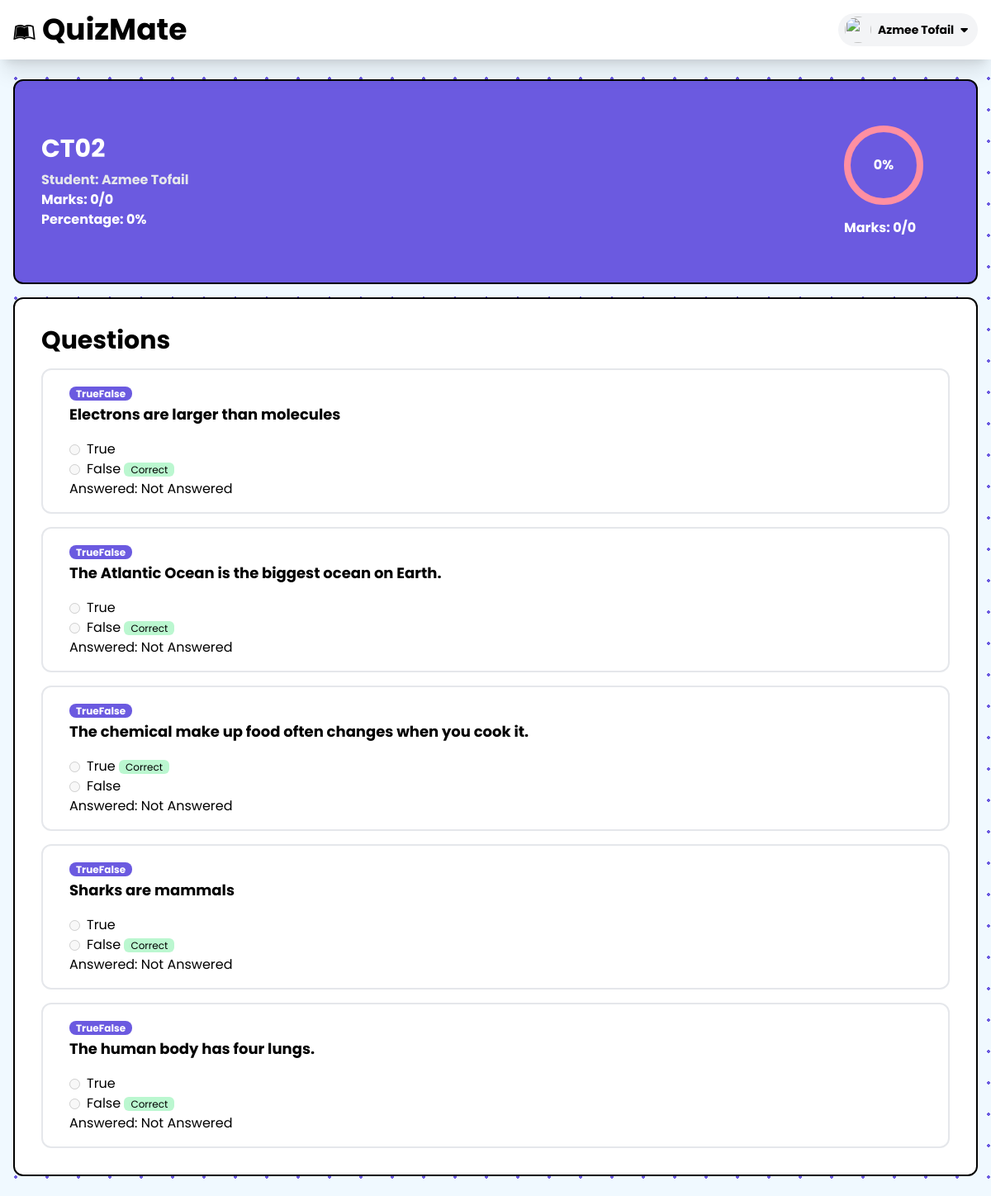
Page /home/exam/3/reportcard/6 (signed in) on the committed database.
### exam/models.py (models this page shows, shortened)
class Exam(models.Model):
    classes = models.ForeignKey(Class, related_name='exams', on_delete=models.CASCADE)
    name = models.CharField(max_length=100)
    date = models.DateField(default=None)
    start_time = models.TimeField(default=None)
    duration = models.IntegerField(default=60, null=True, blank=True)
    instruction = models.TextField(null=True, blank=True)

class AnswerSheet(models.Model):
    STATUS_TYPE = (
        ('NOT_STARTED', 'NOT_STARTED'),
        ('STARTED', 'STARTED'),
        ('SUBMITTED', 'SUBMITTED'),
    )
    exam = models.ForeignKey(Exam, related_name='answer_sheets', on_delete=models.CASCADE)
    student = models.ForeignKey(settings.AUTH_USER_MODEL, related_name='answersheets', on_delete=models.CASCADE)
    status = models.CharField(max_length=100, choices=STATUS_TYPE, default='NOT_STARTED')
    mark = models.IntegerField(default=0, null=True, blank=True)
    total_marks = models.IntegerField(default=0, null=True, blank=True)
    percentage = models.IntegerField(default=0, null=True, blank=True)

class Answer(models.Model):
    answersheet = models.ForeignKey(AnswerSheet, related_name='answers', on_delete=models.CASCADE)
    question = models.ForeignKey('Question', related_name='answers', on_delete=models.CASCADE)
    answer = models.TextField()
    is_correct = models.BooleanField(default=False)
    mark = models.IntegerField(default=(1 if is_correct else 0))
    answered = models.BooleanField(default=False)

class Question(models.Model):
    exam = models.ForeignKey(Exam, related_name='questions', on_delete=models.CASCADE)
    QUESTION_TYPE = (
        ('SingleMCQ', 'SingleMCQ'),
        ('MultipleMCQ', 'MultipleMCQ'),
        ('TrueFalse', 'TrueFalse'),
        ('Subjective', 'Subjective'),
    )
    question = models.TextField()
    question_type = models.CharField(max_length=100, choices=QUESTION_TYPE)
    mark = models.IntegerField(default=1)
    options = models.ManyToManyField('Option', related_name='questions', blank=True)

class Option(models.Model):
    option = models.TextField()
    is_correct = models.BooleanField(default=False)

### exam/views.py (the view)
# urls.py: path('exam/<int:exam_id>/reportcard', reportcardView, name='reportcard'),
def reportcardView(request,exam_id, student_id=None):
    if request.user.id == Exam.objects.get(id=exam_id).classes.teacher.id and not student_id:
        exam = Exam.objects.get(id=exam_id)
        if AnswerSheet.objects.filter(student=request.user.id).exists():
            AnswerSheet.objects.filter(student = request.user.id).delete()
        answersheet = AnswerSheet.objects.filter(exam=exam)
        data = {"exam": exam, "answersheet": answersheet}
        return render (request, 'exam/reportcard.html', data)
    elif request.user.id == Exam.objects.get(id=exam_id).classes.teacher.id and student_id:
        student_id = student_id
    else:
        student_id = request.user.id
    student = User.objects.get(id=student_id)
    exam = Exam.objects.get(id=exam_id)
    questions = Question.objects.filter(exam=exam_id)
    if not AnswerSheet.objects.filter(exam=exam, student=student_id).exists():
        AnswerSheet.objects.create(exam=Exam.objects.get(id=exam_id), student=request.user, status="SUBMITTED")
    answersheet = AnswerSheet.objects.get(exam=exam, student=student_id)
    for question in questions:
        if not (Answer.objects.filter(answersheet=answersheet, question=question).exists()):
            Answer.objects.create(answersheet=answersheet, question=question, answer="Not Answered", mark=0, is_correct=False, answered=False)
    answersheet = AnswerSheet.objects.get(exam=exam, student=student_id)
    a = Answer.objects.filter(answersheet=answersheet)
    data = {"exam": exam, "answersheet": answersheet, "answers": a, "student": student}
    return render(request, 'exam/singlereportcard.html', data)

### templates/exam/singlereportcard.html (shortened to what this page needs)
{%extends "exam/base.html" %} {% load static %} {% block content %}
<div class="max-w-7xl mx-auto my-2 p-4">
    <div class="card bg-primary w-full rounded-xl text-white font-bold border-2 border-black flex justify-between items-center">
        <div class="px-8 py-16">
            <h1 class="text-3xl font-bold">{{exam.name}}</h1>
            <p class="text-md mt-1 text-gray-200">
                Student: {{student.first_name}} {{student.last_name}}
            </p>
            <p>
                Marks: {{answersheet.mark}}/{{answersheet.total_marks}}
            </p>
            <p>
                Percentage: {{answersheet.percentage}}%
            </p>
        </div>
        <div class="pr-16">
            <div class="mb-4 h-24 w-24 rounded-full border-8 border-tertiary flex flex-col items-center justify-center font-bold">
                <span>{{answersheet.percentage}}%</span>
            </div>
            <span>
                Marks: {{answersheet.mark}}/{{answersheet.total_marks}}
            </span>
        </div>
    </div>
    <div>
        <div class="card bg-white w-full rounded-xl mt-4 border-2 border-black">
            <div class="p-8">
                <div class="flex justify-between items-center">
                    <h1 class="text-3xl font-bold">Questions</h1>
                </div>
                <div class="mt-4">
                    {% for answer in answers %}
                    <div class="card bg-white w-full rounded-xl mt-4 border-2">
                        <div class="px-8 py-4">
                            <span class="mb-1 bg-primary text-white font-bold rounded-lg px-2 text-xs" id="qtype{{question.id}}">{{answer.question.question_type}}</span>
                            <div class="flex justify-start gap-8">
                                <h1 id="q{{question.id}}" class="text-lg font-bold prose prose-slate">{{answer.question.question | safe}}</h1>
                            </div>
                            <div class="mt-4">
                                <div class="flex flex-col">
                                    {% for option in answer.question.options.all %}
                                    <div class="flex items-center">
                                        {% if option.option == answer.answer %}
                                        <input
                                            type="radio"
                                            id="answer"
                                            class="mr-2 text-primary"
                                            disabled
                                            checked
                                        />
                                        {% else %}
                                        <input
                                            type="radio"
                                            id="answer"
                                            class="mr-2 text-primary"
                                            disabled
                                        />
                                        {% endif %}
                                        <label for="answer1"
                                            > <span class="{{question.id}}answer">{{option.option}}</span>
                                            {% if option.is_correct %}
                                            <span id="" class="text-xs px-2 rounded-md bg-green-200">Correct</span>
                                            {% endif %}
                                            </label
                                        >
                                    </div>
                                    {% endfor %}
                                    <p>Answered: {{answer.answer}}</p>
                                </div>
                            </div>
                        </div>
                    </div>
                        {% endfor %}
                </div>
            </div>
        </div>
    </div>
    </div>
    {%endblock%}

### templates/exam/base.html (shortened to what this page needs)
<!DOCTYPE html>
<html lang="en">
    <head>
        {% load static %}
        <script src="{% static 'tailwind.js' %}"></script>
        {% load static %}
        <link rel="stylesheet" href="{% static 'exam/base.css' %}" />
    </head>
    <body
        class="font-poppins bg-sky-50 polkabg max-w-screen overflow-hidde min-h-screen"
    >
        {% include 'reusable/exam_header.html' %}
        <div>{% block content %} {% endblock %}</div>
        {% load static %}
    </body>
</html>

### templates/reusable/exam_header.html (shortened to what this page needs)
{% load static %}
<div class="sticky top-0 max-w-screen bg-white py-4 shadow-xl">
    <div class="max-w-7xl px-4 flex justify-between items-center mx-auto">
        <div>
            <a href="/home" class="text-xl md:text-2xl lg:text-4xl text-black font-bold" ><i class="text-2xl mr-2 fa fa-leanpub"></i>QuizMate</a>
        </div>
        <div class="relative ml-3">
            <div>
                <button
                    type="button"
                    class="flex max-w-xs items-center rounded-full bg-gray-100 py-1 px-2 gap-2 text-sm focus:outline-none focus:ring-2 focus:ring-white focus:ring-offset-2 focus:ring-offset-gray-800"
                    id="user-menu-button"
                    aria-expanded="false"
                    aria-haspopup="true"
                    onclick="profileheaderModal()"
                >
                    <img
                        class="h-8 w-8 rounded-full"
                        src="https://www.clipartmax.com/png/middle/171-1717870_stockvader-predicted-cron-for-may-user-profile-icon-png.png"
                        alt=""
                    />
                    <p>
                        {% if request.user.first_name != "" %}
                        <span class="font-bold">
                            {{request.user.first_name}}
                            {{request.user.last_name}}
                        </span>
                        {% else %}
                        <span class="font-bold">{{request.user.username}}</span>
                        {% endif %}
                    </p>
                    <i class="fa-solid fa-caret-down mr-1"></i>
                </button>
            </div>
        </div>
    </div>
</div>

### static/exam/base.css (style rules this page uses)
.polkabg { background-image: radial-gradient( #6b5ae0 1.6500000000000001px, #f0f9ff 1.6500000000000001px ); background-size: 38px 38px; }

### rows in the picture
Exam: name "CT02"
AnswerSheet: mark "0", total_marks "0", percentage "0"
Answer: question.question_type "TrueFalse", question.question "Electrons are larger than molecules", answer "Not Answered"
Option: option "True"
Option: option "False", is_correct "Correct"
Answer: question.question_type "TrueFalse", question.question "The Atlantic Ocean is the biggest ocean on Earth.", answer "Not Answered"
Option: option "True"
Option: option "False", is_correct "Correct"
Answer: question.question_type "TrueFalse", question.question "The chemical make up food often changes when you cook it.", answer "Not Answered"
Option: option "True", is_correct "Correct"
Option: option "False"
Answer: question.question_type "TrueFalse", question.question "Sharks are mammals", answer "Not Answered"
Option: option "True"
Option: option "False", is_correct "Correct"
Answer: question.question_type "TrueFalse", question.question "The human body has four lungs.", answer "Not Answered"
Option: option "True"
Option: option "False", is_correct "Correct"

### other values in the picture
{{ request.user.first_name }} "Azmee"
{{ request.user.last_name }} "Tofail"
{{ student.first_name }} "Azmee"
{{ student.last_name }} "Tofail"
